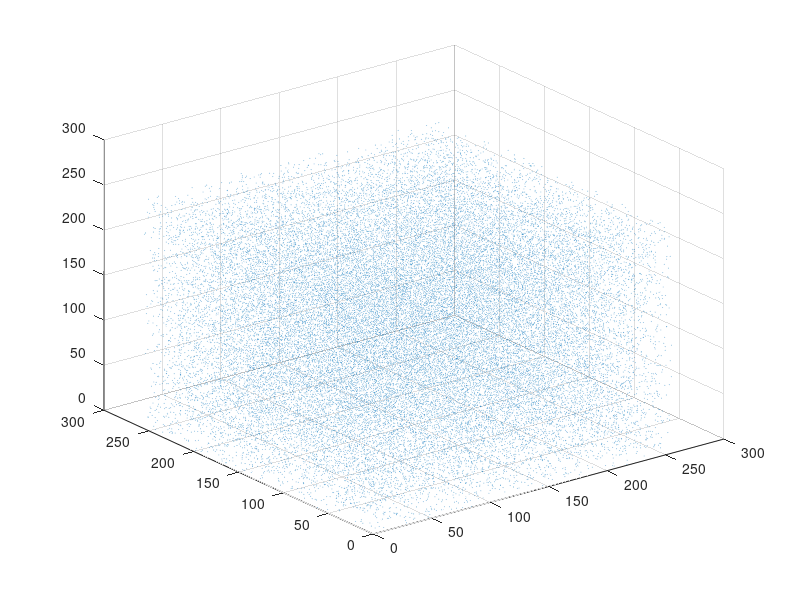

Here is the MATLAB script that generated this plot:
Array=csvread('graph_data/UtilRandom_3d.csv');

col1 = Array(:, 1);
col2 = Array(:, 2);
col3 = Array(:, 3);
scatter3(col1, col2, col3, .01)